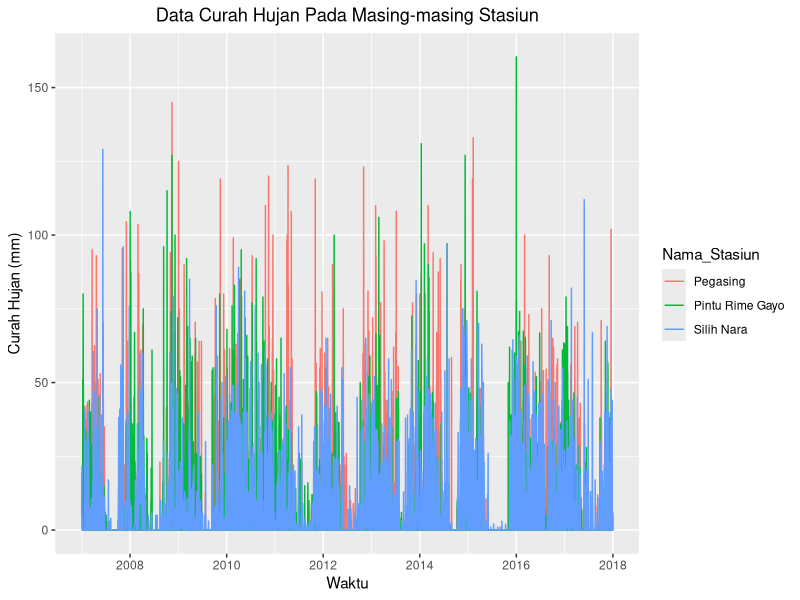
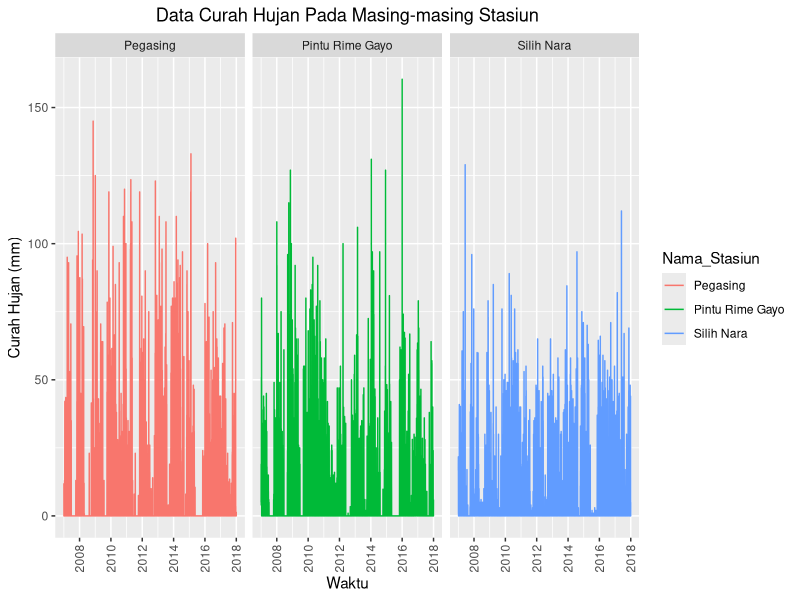

Recreate these plots in R, in order.
# visualize and grouping data

## import data


library(readr)
## ---- data-hujan
data <- read_csv("data_hujan_gabung.csv") 
data <- data[,-1] # hilangkan kolom nomor

# data hujan harian setiap pos hujan
library(ggplot2)

## ---- data-pisah
plot_pisah <- ggplot(data,aes(Tanggal, Curah_Hujan,col=Nama_Stasiun)) +
  geom_line() + 
  labs(title="Data Curah Hujan Pada Masing-masing Stasiun",
       y="Curah Hujan (mm)",
       x="Waktu") + 
  facet_wrap(~Nama_Stasiun)+
  theme_update(plot.title=element_text(hjust=0.5))+
  theme_update(plot.subtitle=element_text(hjust=0.5))+
  theme_update(axis.title.y=element_text(angle=90)) 

## ---- plot-gabung
plot_gabung <- ggplot(data,aes(Tanggal, Curah_Hujan,col=Nama_Stasiun)) +
  geom_line() + 
  labs(title="Data Curah Hujan Pada Masing-masing Stasiun",
       y="Curah Hujan (mm)",
       x="Waktu") + 
  theme_update(plot.title=element_text(hjust=0.5))+
  theme_update(plot.subtitle=element_text(hjust=0.5))+
  theme_update(axis.title.y=element_text(angle=90))
plot_gabung

## ---- plot-pisah
ggplot(data,aes(Tanggal, Curah_Hujan,col=Nama_Stasiun)) +
  geom_line() + 
  labs(title="Data Curah Hujan Pada Masing-masing Stasiun",
       y="Curah Hujan (mm)",
       x="Waktu") + 
  facet_wrap(~Nama_Stasiun)+
  theme_update(plot.title=element_text(hjust=0.5))+
  theme_update(plot.subtitle=element_text(hjust=0.5))+
  theme_update(axis.title.y=element_text(angle=90)) +
  theme(axis.text.x = element_text(angle = 90, vjust = 0.5, hjust=1))


